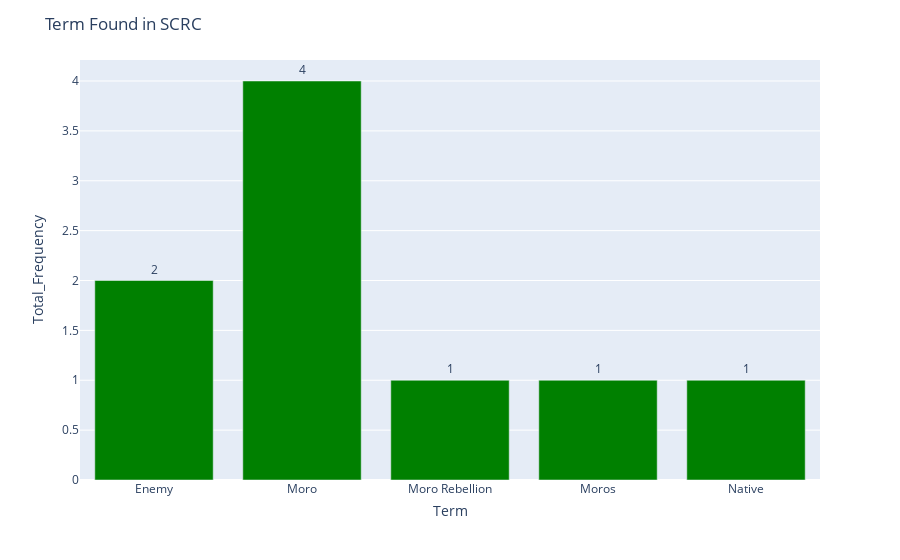

Notebook code for this chart:
### Code cell
# visualization

fig = px.bar(term_frequency, x='Term', y='Total_Frequency', text='Total_Frequency')
fig.update_traces(textposition='outside', insidetextanchor='middle')
fig.update_layout(title_text="Term Found in SCRC", xaxis_title_standoff=10, height=600)
fig.update_traces(marker_color='green')
fig.show()
pio.write_image(fig, 'term_frequency_SCRC.png')

### Figure 1 — Plotly figure (JSON) as saved in the notebook; plotly's stock layout.template omitted (floating-point values rounded to 4 significant figures)
{"data": [{"alignmentgroup": "True", "hovertemplate": "Term=%{x}<br>Total_Frequency=%{text}<extra></extra>", "insidetextanchor": "middle", "legendgroup": "", "marker": {"color": "green", "pattern": {"shape": ""}}, "name": "", "offsetgroup": "", "orientation": "v", "showlegend": false, "text": [2, 4, 1, 1, 1], "textposition": "outside", "type": "bar", "x": ["Enemy", "Moro", "Moro Rebellion", "Moros", "Native"], "xaxis": "x", "y": [2, 4, 1, 1, 1], "yaxis": "y"}], "layout": {"autosize": true, "barmode": "relative", "legend": {"tracegroupgap": 0}, "margin": {"t": 60}, "title": {"text": "Term Found in SCRC"}, "xaxis": {"anchor": "y", "autorange": true, "domain": [0, 1], "range": [-0.5, 4.5], "title": {"standoff": 10, "text": "Term"}, "type": "category"}, "yaxis": {"anchor": "x", "autorange": true, "domain": [0, 1], "range": [0, 4.211], "title": {"text": "Total_Frequency"}, "type": "linear"}}}
